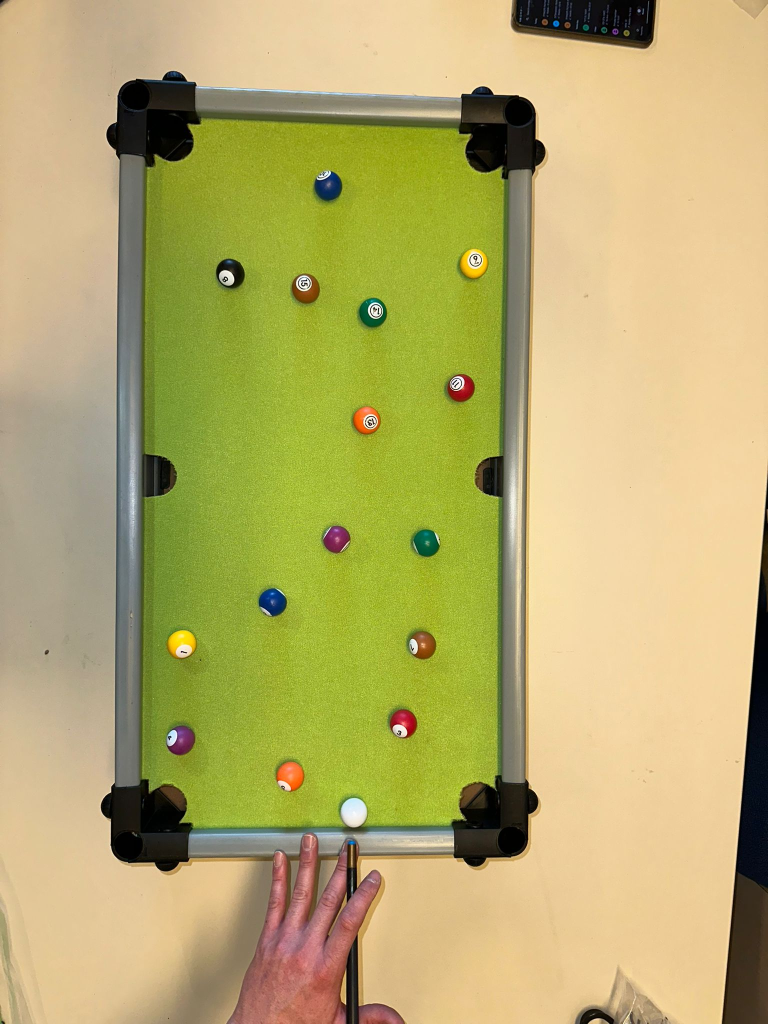
#> input picture first_pics/1.jpeg, 1536 x 2048 px (shown at 1/2 size); its folder holds only this picture in this run
$ python segmantation.py
#> lines starting #> are read from the running program, lines starting #| are printed output that depends on the picture; after the words box and inside, x2 and y2 are one past the last pixel; in counts of white or black regions, pixels touching at a corner belong together
#> in main, color_img is the input picture: shape (2048, 1536, 3); mean B, G, R 107.9, 171.5, 182.2
#> in main, `lab = cv2.cvtColor(color_img, cv2.COLOR_BGR2LAB)`: lab: shape (2048, 1536, 3); mean of channels 0, 1, 2 177.1, 123.2, 160.9
#| Max of a channel: 195
#| Min of a channel: 88
import cv2
import numpy as np
import os

# [69 lines left out: functions draw_label, get_board_color_rgb, not called in this run]


def find_white_ball(color_img):
    """
    Find the white ball in the image by:
      1) Converting to HSV color space
      2) Thresholding for white color
      3) Applying morphological operations to clean up the mask
      4) Finding contours and approximating the largest one as a circle
      5) Drawing the circle and label on the image
    """
    # Convert to HSV
    hsv = cv2.cvtColor(color_img, cv2.COLOR_BGR2HSV)
#> hsv: shape (2048, 1536, 3); mean H, S, V 27.9, 115.5, 188.7

    #show all the channels
    h, s, v = cv2.split(hsv)
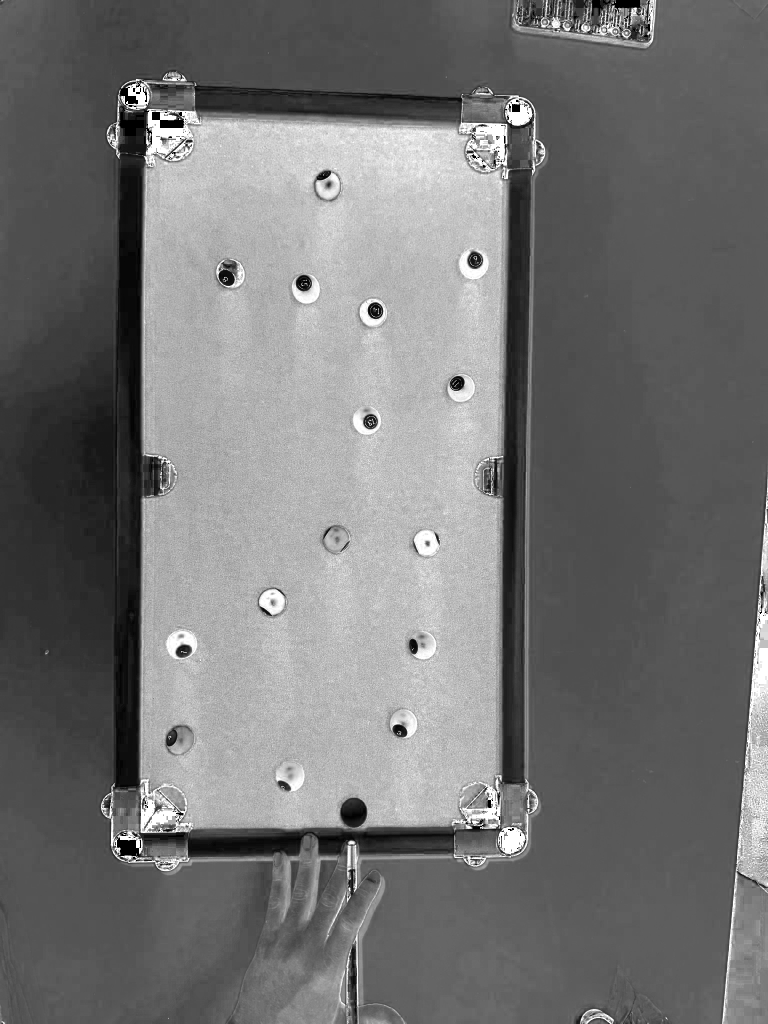
#> s: shape (2048, 1536) (shown at 1/2 size); min 0, max 255, mean 115.5
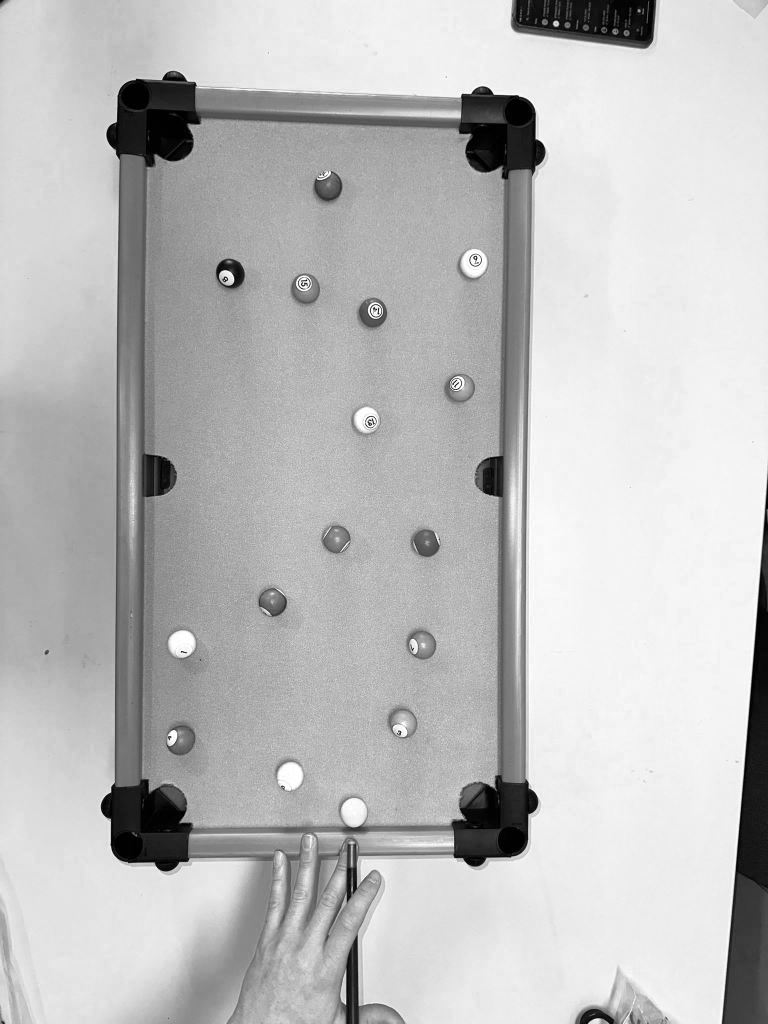
#> v: shape (2048, 1536) (shown at 1/2 size); min 0, max 255, mean 188.7
    cv2.imshow("Hue", h)
    cv2.imshow("Saturation", s)
    cv2.imshow("Value", v)
    cv2.waitKey(0)
    cv2.destroyAllWindows()

    # take s channel, and threshold it
    _, s_thresh = cv2.threshold(s, 0, 255, cv2.THRESH_BINARY + cv2.THRESH_OTSU)
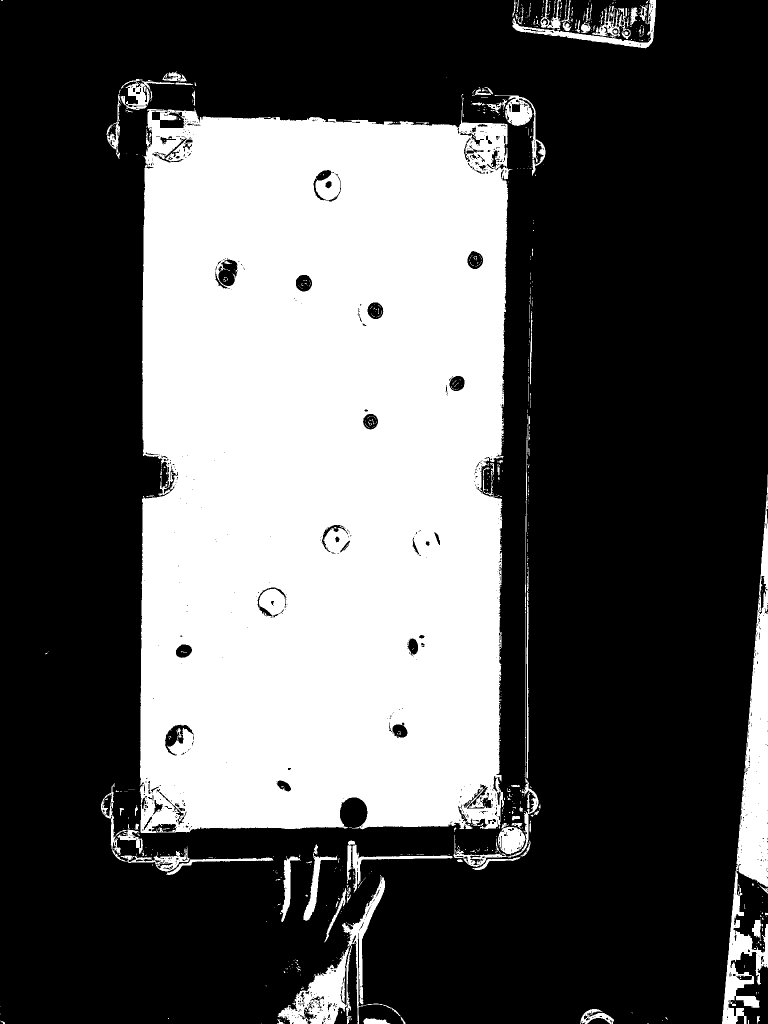
#> s_thresh: shape (2048, 1536) (shown at 1/2 size); 34.3% white; 748 white regions (643 under 20 px), largest, box (x1, y1, x2, y2) and area: (279, 195, 1024, 1666) 991246, (1444, 949, 1536, 2048) 33644, (555, 1750, 801, 2048) 13337
    cv2.imshow("Saturation Threshold", s_thresh)
    cv2.waitKey(0)
    cv2.destroyAllWindows()

    #find black circle
    lower_black = np.array([0, 0, 0])
    upper_black = np.array([255, 10, 255])
    mask = cv2.inRange(hsv, lower_black, upper_black)
#> mask: shape (2048, 1536); 0.69% white; 693 white regions (603 under 20 px), largest, box (x1, y1, x2, y2) and area: (240, 496, 280, 672) 4642, (239, 221, 304, 290) 1450, (258, 719, 272, 880) 1268
    cv2.imshow("Black Mask", mask)
    cv2.waitKey(0)
    cv2.destroyAllWindows()

    # Define white color range
    lower_white = np.array([0, 0, 180])
    upper_white = np.array([180, 10, 255])
    mask = cv2.inRange(hsv, lower_white, upper_white)
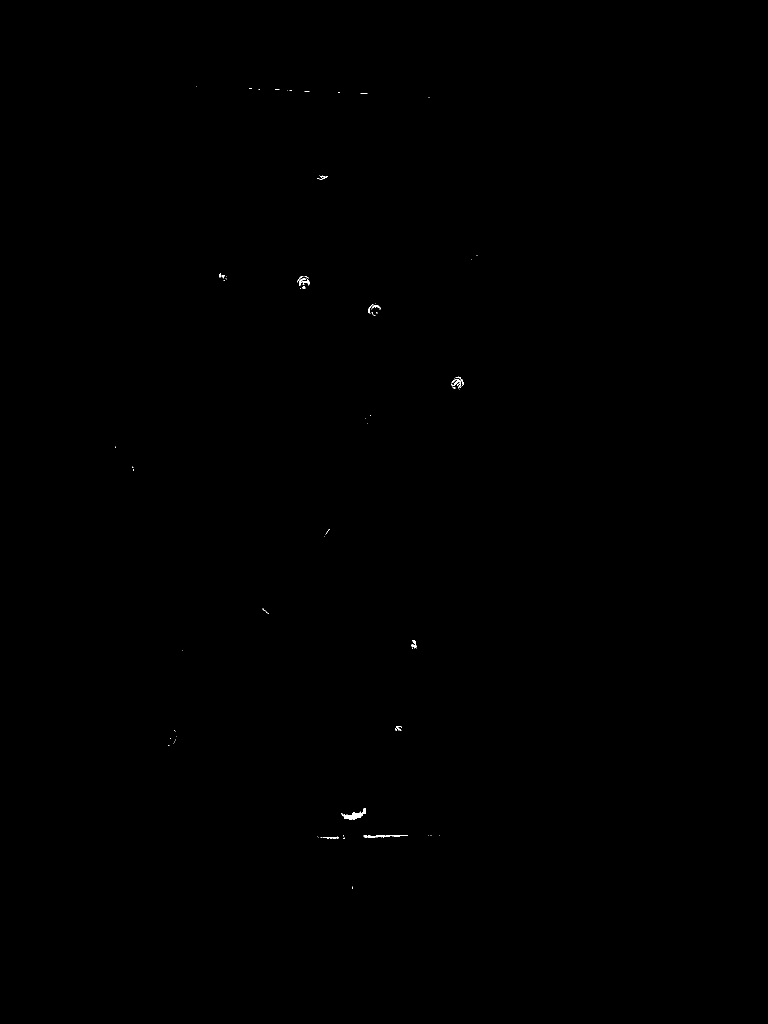
#> mask: shape (2048, 1536) (shown at 1/2 size); 0.05% white; 74 white regions (57 under 20 px), largest, box (x1, y1, x2, y2) and area: (683, 1616, 731, 1640) 435, (727, 1670, 816, 1676) 222, (598, 556, 619, 572) 138

    # Apply morphological operations
    kernel = cv2.getStructuringElement(cv2.MORPH_ELLIPSE, (5, 5))
    mask = cv2.morphologyEx(mask, cv2.MORPH_CLOSE, kernel)
#> mask: shape (2048, 1536); 0.07% white; 55 white regions (43 under 20 px), largest, box (x1, y1, x2, y2) and area: (683, 1616, 731, 1640) 451, (903, 753, 928, 779) 396, (595, 552, 619, 572) 299
    mask = cv2.morphologyEx(mask, cv2.MORPH_OPEN, kernel)
#> mask: shape (2048, 1536); 0.05% white; 10 white regions (1 under 20 px)

    # Find contours
    contours, _ = cv2.findContours(mask, cv2.RETR_EXTERNAL, cv2.CHAIN_APPROX_SIMPLE)
#> contours = 10 contours, 2 with area under 20; largest, box (x1, y1, x2, y2) and area: (687, 1619, 731, 1640) 362, (903, 753, 928, 777) 330, (595, 553, 619, 570) 232, (738, 608, 756, 619) 83, (823, 1281, 833, 1297) 77, (791, 1452, 803, 1461) 66, (642, 351, 652, 359) 40, (439, 549, 448, 555) 25

    if not contours:
        print("No white ball found. Try adjusting threshold or lighting.")
        return color_img, None

    # Draw all contours in green
    cv2.drawContours(color_img, contours, -1, (0, 255, 0), 2)
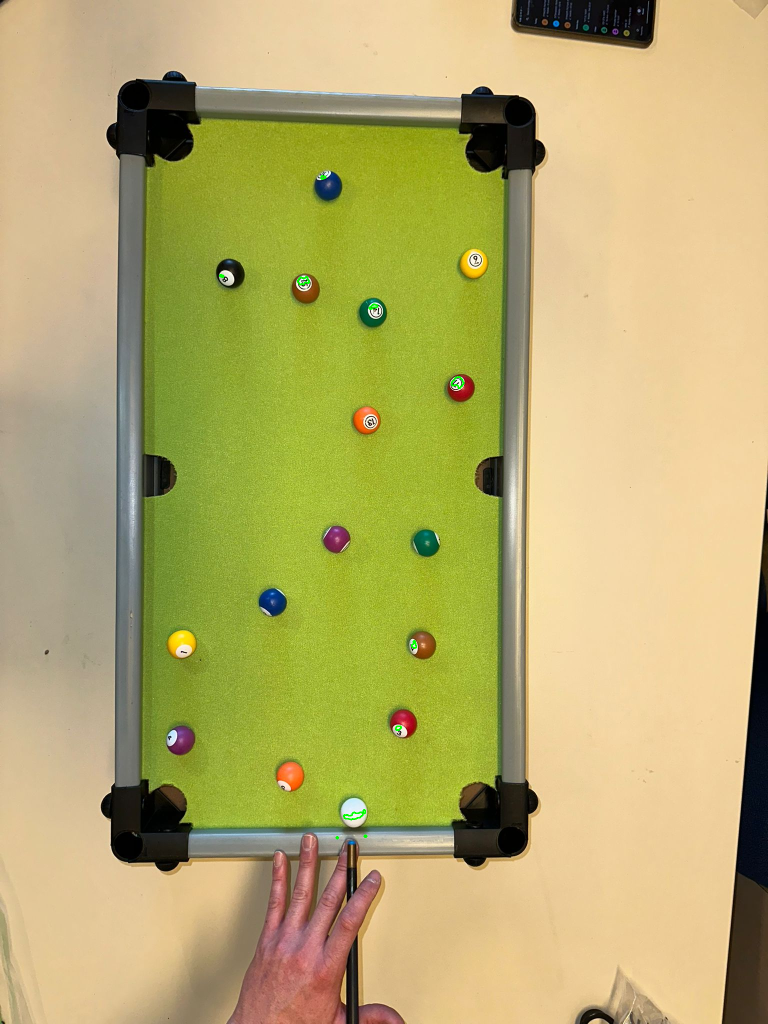
#> color_img: shape (2048, 1536, 3) (shown at 1/2 size); 0.05% of pixels changed, all inside (x1, y1, x2, y2) = (438, 350, 929, 1679)

    #show the image
    cv2.imshow("Contours", color_img)

    # Filter contours by area (minimum size threshold)
    min_area = 500
    max_area = 700
    filtered_contours = [cnt for cnt in contours if min_area < cv2.contourArea(cnt) < max_area]
#> filtered_contours = []
    if not filtered_contours:
        print("No valid contours found after filtering.")
        return color_img, None

    # Find the largest contour
    largest_contour = max(filtered_contours, key=cv2.contourArea)

    # Approximate the largest contour as a circle
    ((x, y), radius) = cv2.minEnclosingCircle(largest_contour)
    if radius < 5:  # Validate the radius
        print("Detected circle is too small.")
        return color_img, None

    center = (int(x), int(y))
    radius = int(radius)

    # Draw the circle on the image
    cv2.circle(color_img, center, radius, (255, 0, 0), 2)
    draw_label(color_img, 'White Ball', (center[0] + 10, center[1] - 10))

    return color_img, largest_contour

# [214 lines left out: functions detect_green_table_edges, detect_holes, detect_balls, detect_cue_stick, not called in this run]


def main():
    # Load your images
    for img in range(1, 4):
        image_path = f"first_pics/{img}.jpeg"
        color_img = cv2.imread(image_path)
        if color_img is None:
            print(f"Could not load image {image_path}.")
            continue

        # convert to lab
        lab = cv2.cvtColor(color_img, cv2.COLOR_BGR2LAB)
        l, a, b = cv2.split(lab)
        # max of a channel, and min
        print(f"Max of a channel: {a.max()}")
        print(f"Min of a channel: {a.min()}")


        # Detect white ball in the image
        color_img, white_ball_contour = find_white_ball(color_img)

        # Show the image
        cv2.imshow("White Ball", color_img)
        cv2.waitKey(0)
        cv2.destroyAllWindows()


if __name__ == "__main__":
    main()
